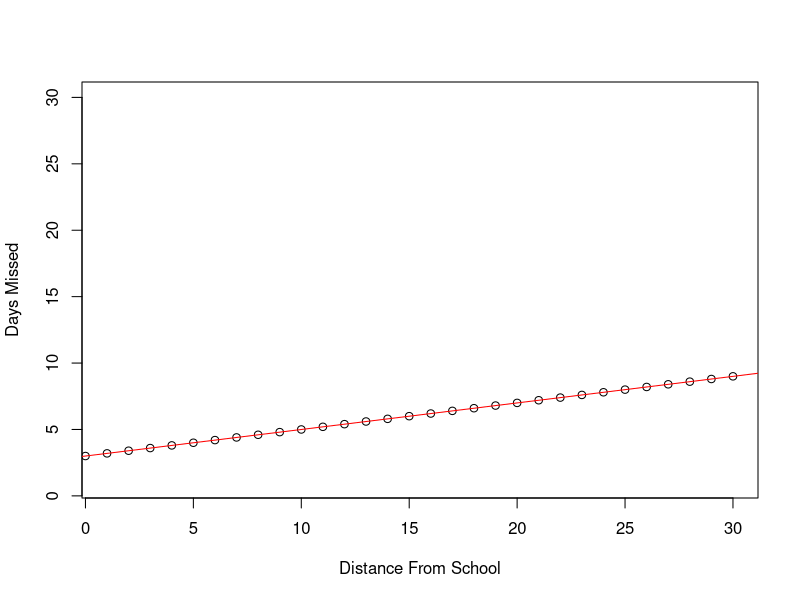
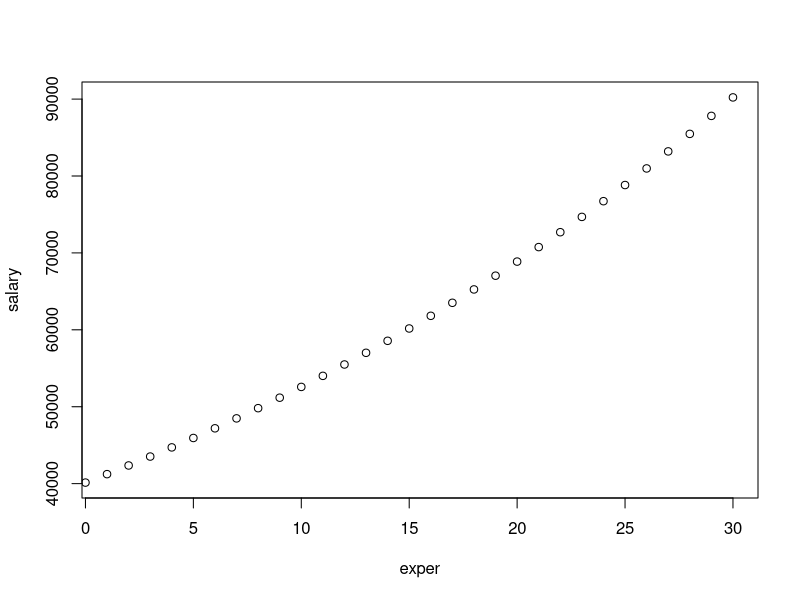
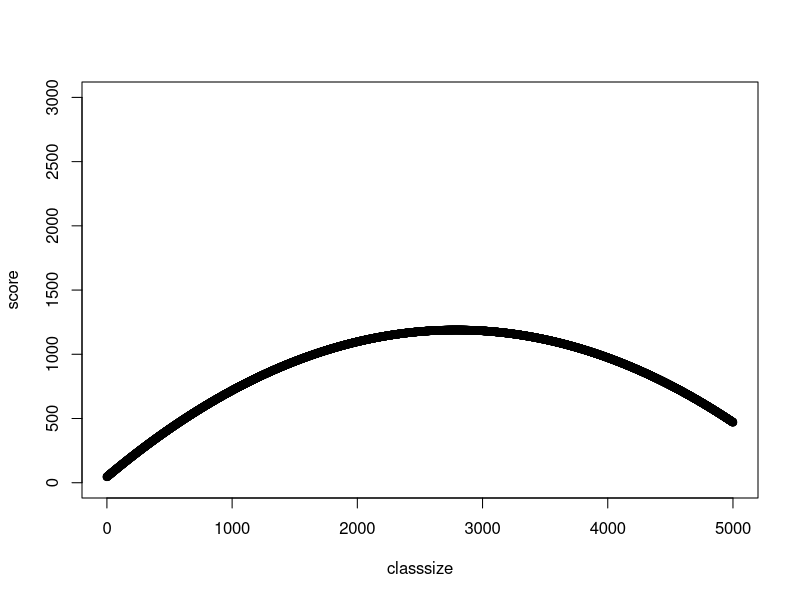
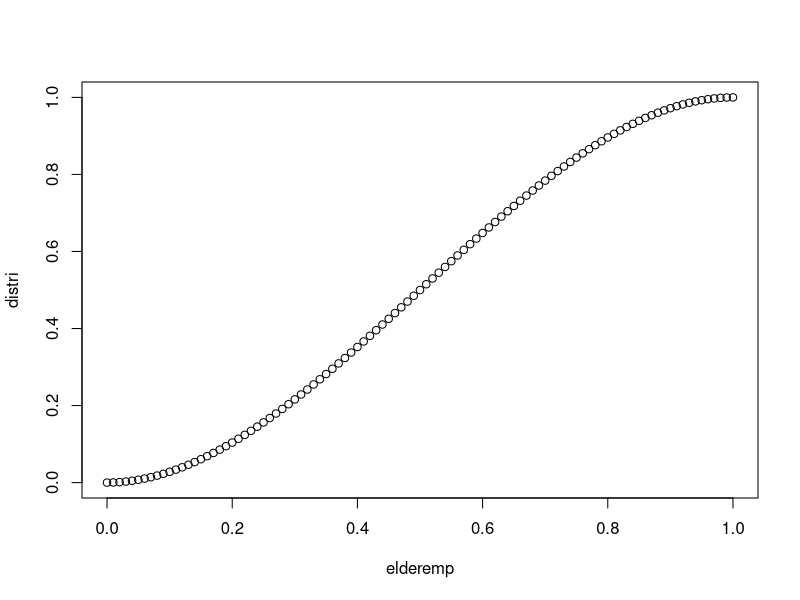

The R source for these figures, in order:
## ---- chunk 1
library(scales)
## ---- chunk 2
distance <- c(0:30)
missed <- 3 + 0.2*distance
plot(distance,missed, xlim = c(1,30), ylim = c(1,30), xlab = "Distance From School", ylab = "Days Missed")
abline(3,0.2, col = "red")
## ---- chunk 3
fivemilesaway <- 3 + 0.2*5

## ---- chunk 4
tenmilesaway <- 3 + 0.2 * 10
twentymilesaway <- 3 + 0.2 * 20
difference <- twentymilesaway - tenmilesaway
## ---- chunk 5

exper <- c(0:30)
exponent <- 10.6 + 0.027*exper
salary <- exp(exponent)

exper
salary
plot(exper,salary, xlim = c(1, 30))
## ---- chunk 6
exper0 <- 0
salary0 <- exponent <- exp(10.6 + 0.027*exper0)

exper5 <- 5
salary5 <- exponent <- exp(10.6 + 0.027*exper5)
## ---- chunk 7
deltay <- (100 * 0.027) * 5
## ---- chunk 8
deltaactual <- 100* ((salary5 - salary0)/salary0)
## ---- chunk 9
classsize <- c(0:5000)
score <- 45.6 + 0.82*classsize - (0.000147)*(classsize^2)
plot(classsize, score, xlim = c(1,5000), ylim = c(1, 3000))

score_derivative <- .82/(0.000147*2)
maxscore <- max(score)
maxscore
score_derivative
## ---- chunk 10
mean2 <- 5
sd2 <- 4
## ---- chunk 11
zi <- (6-5)/4
## ---- chunk 12
zii <- (4-5)/4
## ---- chunk 13
ziii6 <- (6 - 5)/4
ziii4 <- (4 - 5)/4

ziii6table <- .5987
ziii4table <- .4013

iiiprob <- (1 - ziii6table) + ziii4table
## ---- chunk 14
elderemp <- seq(0,1,.01)
distri <- 3*(elderemp**2) - 2*(elderemp**3)
plot(elderemp,distri)
